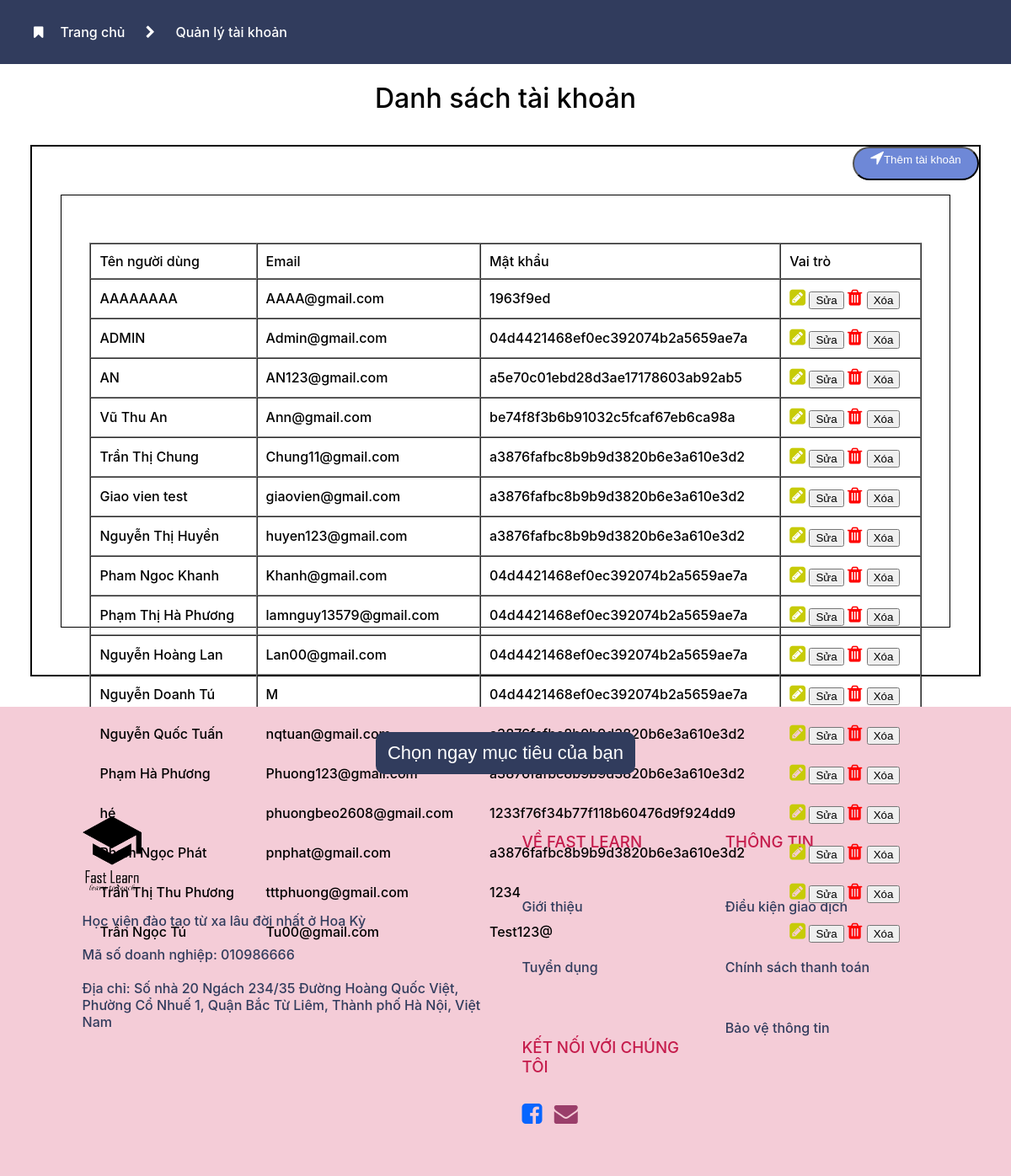
The page /admin/ACCOUNT/acc_list.php on the database its author committed.
### tables this page shows
CREATE TABLE IF NOT EXISTS `user` (
  `hoTen` varchar(50) NOT NULL,
  `email` varchar(50) NOT NULL,
  `matkhau` varchar(50) NOT NULL,
  `role` tinyint DEFAULT '0',
  PRIMARY KEY (`email`),
  UNIQUE KEY `email` (`email`),
  UNIQUE KEY `email_2` (`email`)
);

### admin/ACCOUNT/lib/acc.php (called while the page is built, shortened)
<?php
global $conn;
function get_all_acc()
{
    global $conn;
    $sql = "SELECT *
    FROM user
    WHERE 1";
    $query = $conn->query($sql);
    $result = array();
    while ($row = $query->fetch(PDO::FETCH_ASSOC)){
        $result[] = $row;
    }
    return $result;
    var_dump($result);
}

### admin/ACCOUNT/acc_list.php (the view, shortened to what this page needs)
<?php
require 'lib/acc.php';
$acc = get_all_acc();
?>
<!DOCTYPE html>
<html>
<head>
    <link rel="stylesheet" href="https://cdnjs.cloudflare.com/ajax/libs/font-awesome/4.7.0/css/font-awesome.min.css">
    <link rel="stylesheet" type="text/css" href="chung.css">
</head>
<body>
    <div class="tren">
<span>    <i class="fa fa-bookmark" aria-hidden="true"></i><a href="../home.php">Trang chủ</a> </span> <i class="fa fa-chevron-right" aria-hidden="true"></i> <span>Quản lý tài khoản</span>
    </div>
    <h1 style="text-align: center;">Danh sách tài khoản</h1>
    <div style="margin:3%; border: 2px solid black">
       <div>
        <button class="btthem">
    <a style="color: white;" href="acc_add.php"><i style="font-size: 20px;" class="fa fa-location-arrow" aria-hidden="true"></i>Thêm tài khoản</a> <br /> <br />
    </button>
       </div>
        <div style=" margin: 5% 3%;padding: 5% 3%;border: 1px solid black; height: 400px;">
            <table width="100%" border="1" cellspacing="0" cellpadding="10">
        <tr>
            <td><b>Tên người dùng</b></td>
            <td><b>Email</b></td>
            <td><b>Mật khẩu</b></td>
            <td><b>Vai trò</b></td>
        </tr>
        <?php foreach ($acc as $item) { ?>
            <tr>
                <td><?php echo $item['hoTen']; ?></td>
                <td><?php echo $item['email']; ?></td>
                <td><?php echo $item['matkhau']; ?></td>
                <td>
                    <form method="post" action="acc_del.php">
                        <span>
                            <i style=" color: #C7CB07; font-size: 22px;" class="fa fa-pencil-square" aria-hidden="true"></i>
                        <input class="sua" onclick="window.location =
                        'acc_edit.php?email=<?php echo $item['email']; ?>'" type="button" value="Sửa" />
                        </span>
                        <span>
                             <i style=" color: red; font-size: 22px;" class="fa fa-trash" aria-hidden="true">
                             <input class="xoa" onclick="return confirm('Bạn có chắc muốn xóa không?');" type="submit" name="delete" value="Xóa" />
                            </i>
                        </span>
                    </form>
                </td>
            </tr>
        <?php } ?>
    </table>
        </div>
    </div>
    <div class="footer">
			<button>Chọn ngay mục tiêu của bạn</button>
			<div class="nhom" >
				<div class="pt">
					<img src="logo.png" alt="" width="70" height="auto">
					<div style="margin-top: 20px;">Học viện đào tạo từ xa lâu đời nhất ở Hoa Kỳ</div>
					<div style="margin-top: 20px;">Mã số doanh nghiệp: 010986666</div>
					<div style="margin-top: 20px;">Địa chỉ: Số nhà 20 Ngách 234/35 Đường Hoàng Quốc Việt,
						Phường Cổ Nhuế 1, Quận Bắc Từ Liêm, Thành phố Hà Nội, Việt Nam</div>
				</div>
				<div class="pt">
					<div class="dt">
						<h3>VỀ FAST LEARN</h3><br>
						<a href="#about"><p>Giới thiệu</p></a><br>
						<a href="#"><p>Tuyển dụng</p></a><br>
						<br>
						<h3 style="margin-bottom: 10px;">KẾT NỐI VỚI CHÚNG TÔI</h3><br>
						<span><a href="#"><i style="color:#0765FF; font-size: 28px;" class="fa fa-facebook-square" aria-hidden="true"></i></a></span>
						<span><a href="#"><i style="color:#9A3E6A;font-size: 28px;" class="fa fa-envelope" aria-hidden="true"></i></a></span>
					</div>
					<div class="dt">
						<h3>THÔNG TIN</h3><br>
						<a href="#about"><p>Điều kiện giao dịch</p></a><br>
						<a href="#"><p>Chính sách thanh toán</p></a><br>
						<a href="#"><p>Bảo vệ thông tin</p></a>
						<br>
					</div>
				</div>
			</div>
		</div>
</body>
</html>

### admin/ACCOUNT/chung.css (style rules this page uses)
:root { --color1: #F4CCD7; --color2: #FBDBE4; --color3: #313C5D; --color4: #FFF8F8; --color5: #C51C4C; }
body { padding: 0; margin: 0; box-sizing: border-box; font-family: Inter Medium; }
.tren i { margin: 20px; }
.tren { padding: 10px 20px; background-color: var(--color3); color: white; }
a { text-decoration: none; }
.tren a { color: white; }
.btthem { width: 150px; height: 40px; background-color: #6E88D7; border-radius: 25px; float: right; text-align: center; }
form i { font-size: 11px; }
.footer button { width: 30%; height: 50px; border: none; background-color: var(--color3); text-align: center; border-radius: 10px; font-size: 22px; color: white; margin: 30px 0; }
.nhom::after { content: ""; display: table; clear: both; }
.pt { width: 48%; float: left; text-align: left; padding: 10px; }
.footer { background-color: var(--color1); text-align: center; padding: 0 7.3%; }
.pt::after { content: ""; display: table; clear: both; max-width: 100%; }
.dt { width: 45%; float: left; padding: 0 10px }
.nhom { padding: 10px 0 50px 0; }
.dt p { color: var(--color3); }
.dt h3 { color: var(--color5); }
.pt div { color: var(--color3); }
.dt span { margin: 20px 10px 0 0; }

### rows shown on the page
user: hoTen "AAAAAAAA", email "AAAA@gmail.com", matkhau "1963f9ed"
user: hoTen "ADMIN", email "Admin@gmail.com", matkhau "04d4421468ef0ec392074b2a5659ae7a"
user: hoTen "AN", email "AN123@gmail.com", matkhau "a5e70c01ebd28d3ae17178603ab92ab5"
user: hoTen "Vũ Thu An", email "Ann@gmail.com", matkhau "be74f8f3b6b91032c5fcaf67eb6ca98a"
user: hoTen "Trần Thị Chung", email "Chung11@gmail.com", matkhau "a3876fafbc8b9b9d3820b6e3a610e3d2"
user: hoTen "Giao vien test", email "giaovien@gmail.com", matkhau "a3876fafbc8b9b9d3820b6e3a610e3d2"
user: hoTen "Nguyễn Thị Huyền", email "huyen123@gmail.com", matkhau "a3876fafbc8b9b9d3820b6e3a610e3d2"
user: hoTen "Pham Ngoc Khanh", email "Khanh@gmail.com", matkhau "04d4421468ef0ec392074b2a5659ae7a"
user: hoTen "Phạm Thị Hà Phương", email "lamnguy13579@gmail.com", matkhau "04d4421468ef0ec392074b2a5659ae7a"
user: hoTen "Nguyễn Hoàng Lan", email "Lan00@gmail.com", matkhau "04d4421468ef0ec392074b2a5659ae7a"
user: hoTen "Nguyễn Doanh Tú", email "M", matkhau "04d4421468ef0ec392074b2a5659ae7a"
user: hoTen "Nguyễn Quốc Tuấn", email "nqtuan@gmail.com"
user: hoTen "Phạm Hà Phương", email "Phuong123@gmail.com"
user: hoTen "hé", email "phuongbeo2608@gmail.com", matkhau "1233f76f34b77f118b60476d9f924dd9"
user: hoTen "Phạm Ngọc Phát", email "pnphat@gmail.com", matkhau "a3876fafbc8b9b9d3820b6e3a610e3d2"
user: hoTen "Trần Thị Thu Phương", email "tttphuong@gmail.com", matkhau "1234"
user: hoTen "Trần Ngọc Tú", email "Tu00@gmail.com", matkhau "Test123@"
